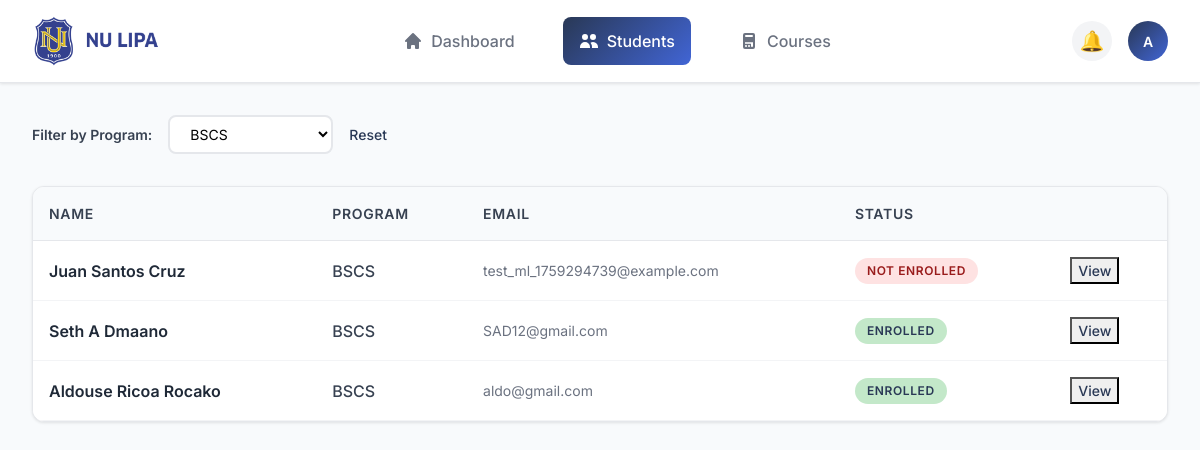
The page /admin.php?program=BSCS (signed in) on the database its author committed.
### tables this page shows
CREATE TABLE `users` (
  `id` int(11) NOT NULL,
  `email` varchar(255) NOT NULL,
  `password` varchar(255) NOT NULL,
  `role` enum('student','admin') DEFAULT 'student',
  `status` varchar(50) DEFAULT 'Not Enroll',
  `created_at` timestamp NOT NULL DEFAULT current_timestamp()
);

### admin.php (the view, shortened to what this page needs)
<?php
include 'connections.php';
$programs = $conn->query("SELECT DISTINCT program
                          FROM user_info
                          INNER JOIN users ON user_info.user_id = users.id
                          WHERE users.role='student' AND program IS NOT NULL AND program<>''
                          ORDER BY program ASC");
$filter_program = $_GET['program'] ?? '';
$query = "SELECT users.id as user_id, users.email, users.status,
          COALESCE(user_info.firstname, '') as firstname,
          COALESCE(user_info.middlename, '') as middlename,
          COALESCE(user_info.lastname, '') as lastname,
          COALESCE(user_info.program, '') as program,
          COALESCE(user_info.mobile, '') as mobile,
          COALESCE(user_info.nationality, '') as nationality,
          COALESCE(user_info.sex, '') as sex,
          COALESCE(user_info.academic_year, '') as academic_year,
          COALESCE(user_info.academic_term, '') as academic_term,
          COALESCE(user_info.applying_for, '') as applying_for,
          COALESCE(user_info.strand, '') as strand,
          COALESCE(user_info.second_program, '') as second_program,
          COALESCE(user_info.family_income, '') as family_income,
          COALESCE(user_info.father_occupation, '') as father_occupation,
          COALESCE(user_info.mother_occupation, '') as mother_occupation,
          COALESCE(user_info.birthplace, '') as birthplace,
          COALESCE(user_info.city, '') as city,
          COALESCE(user_info.province, '') as province,
          COALESCE(user_info.current_address, '') as current_address
          FROM users
          LEFT JOIN user_info ON users.id=user_info.user_id
          WHERE users.role='student'";
if (!empty($filter_program)) {
    $stmt = $conn->prepare($query . " AND user_info.program=?");
    $stmt->bind_param("s", $filter_program);
    $stmt->execute();
    $result = $stmt->get_result();
} else {
    $result = $conn->query($query);
}
?>
<!DOCTYPE html>
<html lang="en">
<head>
  <link href="https://cdn.jsdelivr.net/npm/bootstrap@5.3.0/dist/css/bootstrap.min.css" rel="stylesheet">
</head>
<body>
<header class="header-bar">
  <a href="index.php" class="logo">
    <img src="images/National University Lipa.png" alt="NU Lipa" class="logo-image" style="width: 130px; height: 50px;">
  </a>
  <nav class="nav-menu">
    <a href="enrollee.php" class="nav-item">
      <svg class="nav-icon" fill="currentColor" viewBox="0 0 20 20">
        <path d="M10.707 2.293a1 1 0 00-1.414 0l-7 7a1 1 0 001.414 1.414L4 10.414V17a1 1 0 001 1h2a1 1 0 001-1v-2a1 1 0 011-1h2a1 1 0 011 1v2a1 1 0 001 1h2a1 1 0 001-1v-6.586l.293.293a1 1 0 001.414-1.414l-7-7z"/>
      </svg>
      Dashboard
    </a>
    <a href="admin.php" class="nav-item active">
      <svg class="nav-icon" fill="currentColor" viewBox="0 0 20 20">
        <path d="M9 6a3 3 0 11-6 0 3 3 0 016 0zM17 6a3 3 0 11-6 0 3 3 0 016 0zM12.93 17c.046-.327.07-.66.07-1a6.97 6.97 0 00-1.5-4.33A5 5 0 0119 16v1h-6.07zM6 11a5 5 0 015 5v1H1v-1a5 5 0 015-5z"/>
      </svg>
      Students
    </a>
    <a href="courses.php" class="nav-item">
      Courses
    </a>
  </nav>
  <div class="header-actions">
    <button class="notification-btn">🔔</button>
    <div class="user-profile-dropdown">
      <div class="user-profile" onclick="toggleDropdown()">A</div>
    </div>
  </div>
</header>
<main class="main-content">
  <div class="filter-section">
    <span class="filter-label">Filter by Program:</span>
    <form method="GET" style="display: inline-block;">
      <select name="program" class="filter-select" onchange="this.form.submit()">
        <?php while ($p = $programs->fetch_assoc()): ?>
          <option value="<?= htmlspecialchars($p['program']); ?>"
            <?= ($filter_program === $p['program']) ? 'selected' : ''; ?>>
            <?= htmlspecialchars($p['program']); ?>
          </option>
        <?php endwhile; ?>
      </select>
    </form>
    <?php if (!empty($filter_program)): ?>
      <a href="admin.php" class="view-link">Reset</a>
    <?php endif; ?>
  </div>
  <div class="students-table">
    <table class="table">
      <thead>
        <tr>
          <th>NAME</th>
          <th>PROGRAM</th>
          <th>EMAIL</th>
          <th>STATUS</th>
          <th></th>
        </tr>
      </thead>
      <tbody>
        <?php while ($row = $result->fetch_assoc()): ?>
          <tr>
            <td>
              <div class="student-name">
                <?= htmlspecialchars($row['firstname'] . " " . $row['middlename'] . " " . $row['lastname']); ?>
              </div>
            </td>
            <td>
              <div class="student-program">
                <?= htmlspecialchars($row['program'] ?? 'N/A'); ?>
              </div>
            </td>
            <td>
              <div class="student-email">
                <?= htmlspecialchars($row['email']); ?>
              </div>
            </td>
            <td>
              <?php
                $status = $row['status'] ?? 'Not Enrolled';
                $statusClass = '';
                switch($status) {
                  case 'Enrolled':
                    $statusClass = 'status-active';
                    break;
                  case 'Not Enrolled':
                    $statusClass = 'status-inactive';
                    break;
                }
              ?>
              <span class="status-badge <?= $statusClass ?>">
                <?= htmlspecialchars($status); ?>
              </span>
            </td>
            <td>
              <button class="view-link" data-bs-toggle="modal" data-bs-target="#studentModal<?= $row['user_id']; ?>">
                View
              </button>
            </td>
          </tr>
        <?php endwhile; ?>
      </tbody>
    </table>
  </div>
</main>
</body>
</html>

### admin.php (style rules this page uses)
body { background: #f8fafc; font-family: 'Inter', -apple-system, BlinkMacSystemFont, 'Segoe UI', Roboto, sans-serif; color: #374151; margin: 0; padding: 0; }
.header-bar { background: #ffffff; border-bottom: 1px solid #e5e7eb; padding: 1rem 2rem; display: flex; align-items: center; justify-content: space-between; position: sticky; top: 0; z-index: 100; box-shadow: 0 1px 3px rgba(0,0,0,0.1); }
.logo { display: flex; align-items: center; gap: 0.75rem; font-size: 1.5rem; font-weight: 700; color: #1f2937; text-decoration: none; }
.nav-menu { display: flex; gap: 2rem; align-items: center; }
.nav-item { display: flex; align-items: center; gap: 0.5rem; padding: 0.75rem 1rem; border-radius: 8px; text-decoration: none; color: #6b7280; font-weight: 500; transition: all 0.2s ease; }
.nav-item.active { background: linear-gradient(135deg, #293855, #4165D5); color: white; }
.nav-icon { width: 20px; height: 20px; }
.header-actions { display: flex; align-items: center; gap: 1rem; }
.notification-btn { width: 40px; height: 40px; border-radius: 50%; background: #f3f4f6; border: none; display: flex; align-items: center; justify-content: center; color: #6b7280; font-size: 1.25rem; cursor: pointer; transition: all 0.2s ease; }
.user-profile-dropdown { position: relative; }
.user-profile { width: 40px; height: 40px; border-radius: 50%; background: linear-gradient(135deg, #293855, #4165D5); display: flex; align-items: center; justify-content: center; color: white; font-weight: 600; font-size: 0.875rem; cursor: pointer; transition: all 0.2s ease; }
.main-content { padding: 2rem; max-width: 1200px; margin: 0 auto; }
.filter-section { display: flex; align-items: center; gap: 1rem; margin-bottom: 2rem; }
.filter-label { font-size: 0.875rem; font-weight: 600; color: #374151; }
.filter-select { border: 2px solid #e5e7eb; border-radius: 8px; padding: 0.5rem 1rem; font-size: 0.875rem; background: white; transition: all 0.2s ease; }
.students-table { background: white; border-radius: 12px; box-shadow: 0 1px 3px rgba(0,0,0,0.1); border: 1px solid #e5e7eb; overflow: hidden; }
.table { margin: 0; border-collapse: collapse; }
.table thead th { background: #f8fafc; border-bottom: 1px solid #e5e7eb; padding: 1rem; font-weight: 600; font-size: 0.875rem; color: #374151; text-transform: uppercase; letter-spacing: 0.05em; }
.table tbody td { padding: 1rem; border-bottom: 1px solid #f3f4f6; vertical-align: middle; }
.student-name { font-weight: 600; color: #1f2937; }
.student-email { color: #6b7280; font-size: 0.875rem; }
.student-program { color: #374151; font-weight: 500; }
.status-badge { display: inline-flex; align-items: center; padding: 0.25rem 0.75rem; border-radius: 9999px; font-size: 0.75rem; font-weight: 600; text-transform: uppercase; letter-spacing: 0.05em; }
.status-active { background: #C3E8C9; color: #293855; }
.status-inactive { background: #fee2e2; color: #991b1b; }
.view-link { color: #293855; text-decoration: none; font-weight: 500; font-size: 0.875rem; transition: color 0.2s ease; }

### rows shown on the page
users: lastname "Juan Santos Cruz", program "BSCS", email "test_ml_1759294739@example.com", status "NOT ENROLLED"
users: lastname "Seth A Dmaano", program "BSCS", email "SAD12@gmail.com", status "ENROLLED"
users: lastname "Aldouse Ricoa Rocako", program "BSCS", email "aldo@gmail.com", status "ENROLLED"

### other values the page prints
form field program "BSCS"
